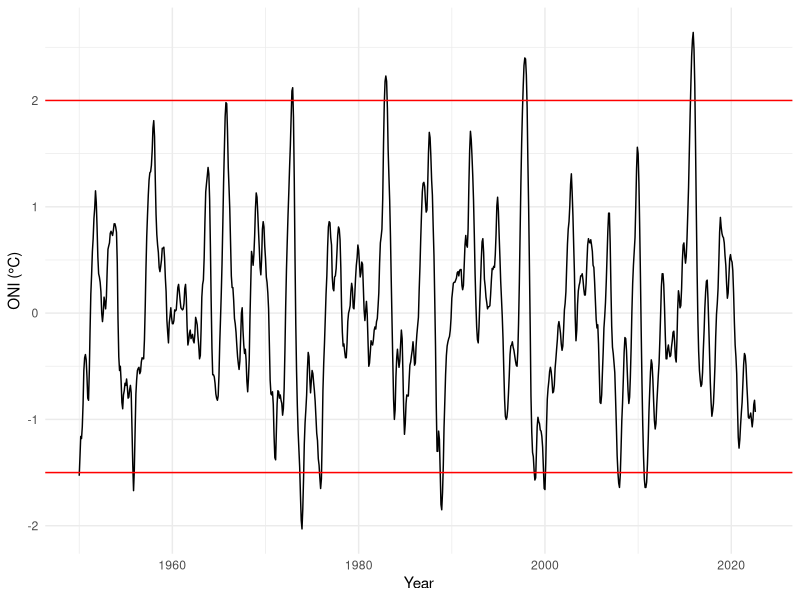
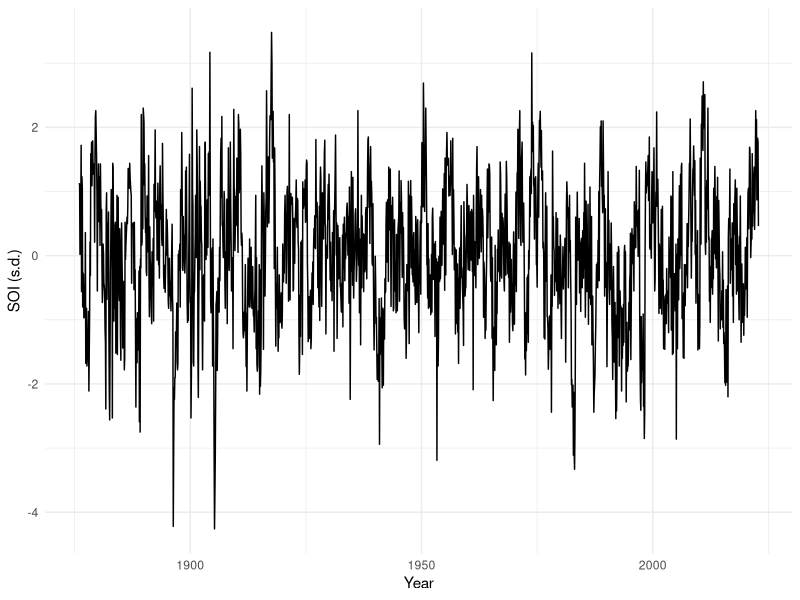
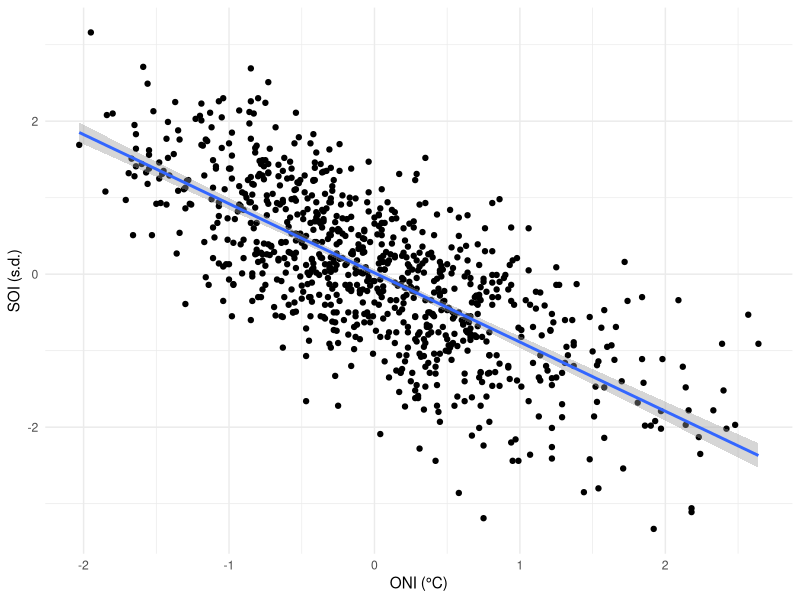

The R script that drew these images, in order:
## ---- chunk 1
#| echo: true
oni.df <- readr::read_csv(here::here("data", "ONI.csv")) |>
  data.frame()
## ---- chunk 2
#| echo: true
oni.df <- oni.df |>
  dplyr::mutate(Date = as.Date(paste0(Year, "-", Month, "-01")))
## ---- chunk 3
#| echo: true
#| output-location: slide
library(ggplot2)

ggplot(data = oni.df,
       mapping = aes(x = Date, 
                     y = ONI_C)) +
  geom_line() +
  geom_hline(yintercept = c(2, -1.5), col = "red") +
  labs(x = "Year", y = "ONI (°C)") +
  theme_minimal()
## ---- chunk 4
#| echo: true
soi.df <- readr::read_csv(file = here::here("data", "SOI.txt")) |>
  dplyr::mutate(Year = round(YearMo/100),
                Month = YearMo - Year * 100,
                Date = as.Date(paste0(Year, "-", Month, "-01")))
## ---- chunk 5
#| echo: true
#| output-location: slide
ggplot(data = soi.df,
       mapping = aes(x = Date, y = SOI_times10sd / 10)) +
  geom_line() +
  labs(x = "Year", y = "SOI (s.d.)") +
  theme_minimal()
## ---- chunk 6
#| echo: true
df <- oni.df |>
  dplyr::left_join(soi.df) |>
  dplyr::select(Date, ONI_C, SOI_times10sd) |>
  na.omit()

head(df)
## ---- chunk 7
#| echo: true
cor(df$ONI_C, df$SOI_times10sd)
## ---- chunk 8
#| echo: true
#| output-location: slide
ggplot(data = df,
       mapping = aes(x = ONI_C, 
                     y = SOI_times10sd / 10)) +
  geom_point() +
  geom_smooth(method = lm) +
  labs(x = "ONI (°C)", y = "SOI (s.d.)") +
  theme_minimal()
